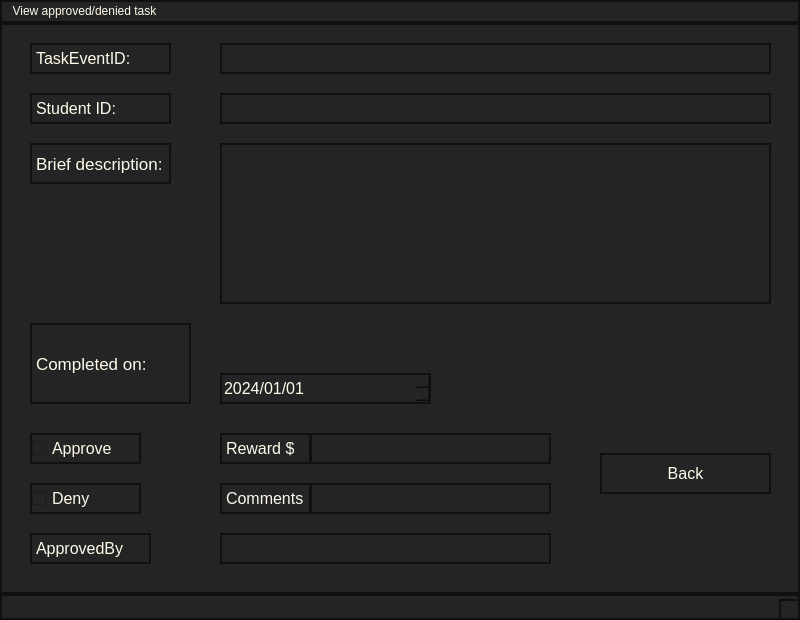
<?xml version="1.0" encoding="UTF-8"?>
<ui version="4.0">
 <class>MainWindow</class>
 <widget class="QMainWindow" name="MainWindow">
  <property name="geometry">
   <rect>
    <x>0</x>
    <y>0</y>
    <width>800</width>
    <height>620</height>
   </rect>
  </property>
  <property name="windowTitle">
   <string>MainWindow</string>
  </property>
  <property name="styleSheet">
   <string notr="true">background-color: rgb(36, 36, 36);
color: rgb(254, 251, 234);
border: 2px solid rgb(16, 16, 16);</string>
  </property>
  <widget class="QWidget" name="centralwidget">
   <widget class="QLineEdit" name="ApprovedBy">
    <property name="geometry">
     <rect>
      <x>220</x>
      <y>510</y>
      <width>331</width>
      <height>31</height>
     </rect>
    </property>
    <property name="text">
     <string/>
    </property>
   </widget>
   <widget class="QLabel" name="label_7">
    <property name="geometry">
     <rect>
      <x>30</x>
      <y>510</y>
      <width>121</width>
      <height>31</height>
     </rect>
    </property>
    <property name="font">
     <font>
      <pointsize>12</pointsize>
     </font>
    </property>
    <property name="text">
     <string>ApprovedBy</string>
    </property>
   </widget>
   <widget class="QCheckBox" name="Deny">
    <property name="geometry">
     <rect>
      <x>30</x>
      <y>460</y>
      <width>111</width>
      <height>31</height>
     </rect>
    </property>
    <property name="font">
     <font>
      <pointsize>12</pointsize>
     </font>
    </property>
    <property name="text">
     <string>Deny</string>
    </property>
   </widget>
   <widget class="QLabel" name="label_4">
    <property name="geometry">
     <rect>
      <x>30</x>
      <y>120</y>
      <width>141</width>
      <height>41</height>
     </rect>
    </property>
    <property name="font">
     <font>
      <pointsize>13</pointsize>
     </font>
    </property>
    <property name="text">
     <string>Brief description:</string>
    </property>
   </widget>
   <widget class="QPushButton" name="Back">
    <property name="geometry">
     <rect>
      <x>600</x>
      <y>430</y>
      <width>171</width>
      <height>41</height>
     </rect>
    </property>
    <property name="font">
     <font>
      <pointsize>12</pointsize>
     </font>
    </property>
    <property name="text">
     <string>Back</string>
    </property>
   </widget>
   <widget class="QLineEdit" name="StdID">
    <property name="geometry">
     <rect>
      <x>220</x>
      <y>70</y>
      <width>551</width>
      <height>31</height>
     </rect>
    </property>
    <property name="text">
     <string/>
    </property>
   </widget>
   <widget class="QLabel" name="label_6">
    <property name="geometry">
     <rect>
      <x>220</x>
      <y>460</y>
      <width>91</width>
      <height>31</height>
     </rect>
    </property>
    <property name="font">
     <font>
      <pointsize>12</pointsize>
     </font>
    </property>
    <property name="text">
     <string>Comments</string>
    </property>
   </widget>
   <widget class="QLabel" name="label_2">
    <property name="geometry">
     <rect>
      <x>30</x>
      <y>70</y>
      <width>141</width>
      <height>31</height>
     </rect>
    </property>
    <property name="font">
     <font>
      <pointsize>12</pointsize>
     </font>
    </property>
    <property name="text">
     <string>Student ID:</string>
    </property>
   </widget>
   <widget class="QLabel" name="label_3">
    <property name="geometry">
     <rect>
      <x>30</x>
      <y>300</y>
      <width>161</width>
      <height>81</height>
     </rect>
    </property>
    <property name="font">
     <font>
      <pointsize>13</pointsize>
     </font>
    </property>
    <property name="text">
     <string>Completed on:</string>
    </property>
   </widget>
   <widget class="QLineEdit" name="TaskEventID">
    <property name="geometry">
     <rect>
      <x>220</x>
      <y>20</y>
      <width>551</width>
      <height>31</height>
     </rect>
    </property>
    <property name="text">
     <string/>
    </property>
   </widget>
   <widget class="QLabel" name="label">
    <property name="geometry">
     <rect>
      <x>30</x>
      <y>20</y>
      <width>141</width>
      <height>31</height>
     </rect>
    </property>
    <property name="font">
     <font>
      <pointsize>12</pointsize>
     </font>
    </property>
    <property name="text">
     <string>TaskEventID:</string>
    </property>
   </widget>
   <widget class="QCheckBox" name="Approve">
    <property name="geometry">
     <rect>
      <x>30</x>
      <y>410</y>
      <width>111</width>
      <height>31</height>
     </rect>
    </property>
    <property name="font">
     <font>
      <pointsize>12</pointsize>
     </font>
    </property>
    <property name="text">
     <string>Approve</string>
    </property>
   </widget>
   <widget class="QLabel" name="label_5">
    <property name="geometry">
     <rect>
      <x>220</x>
      <y>410</y>
      <width>91</width>
      <height>31</height>
     </rect>
    </property>
    <property name="font">
     <font>
      <pointsize>12</pointsize>
     </font>
    </property>
    <property name="text">
     <string>Reward $</string>
    </property>
   </widget>
   <widget class="QLineEdit" name="Comments">
    <property name="geometry">
     <rect>
      <x>310</x>
      <y>460</y>
      <width>241</width>
      <height>31</height>
     </rect>
    </property>
    <property name="text">
     <string/>
    </property>
   </widget>
   <widget class="QDateEdit" name="CompletedOn">
    <property name="geometry">
     <rect>
      <x>220</x>
      <y>350</y>
      <width>211</width>
      <height>31</height>
     </rect>
    </property>
    <property name="font">
     <font>
      <pointsize>12</pointsize>
     </font>
    </property>
    <property name="displayFormat">
     <string>yyyy/MM/dd</string>
    </property>
    <property name="date">
     <date>
      <year>2024</year>
      <month>1</month>
      <day>1</day>
     </date>
    </property>
   </widget>
   <widget class="QTextEdit" name="Desc">
    <property name="geometry">
     <rect>
      <x>220</x>
      <y>120</y>
      <width>551</width>
      <height>161</height>
     </rect>
    </property>
   </widget>
   <widget class="QLineEdit" name="Reward">
    <property name="geometry">
     <rect>
      <x>310</x>
      <y>410</y>
      <width>241</width>
      <height>31</height>
     </rect>
    </property>
    <property name="text">
     <string/>
    </property>
   </widget>
  </widget>
  <widget class="QMenuBar" name="menubar">
   <property name="geometry">
    <rect>
     <x>0</x>
     <y>0</y>
     <width>800</width>
     <height>25</height>
    </rect>
   </property>
   <widget class="QMenu" name="menuView_approved_denied_task">
    <property name="title">
     <string>View approved/denied task</string>
    </property>
   </widget>
   <addaction name="menuView_approved_denied_task"/>
  </widget>
  <widget class="QStatusBar" name="statusbar"/>
 </widget>
 <resources/>
 <connections/>
</ui>
